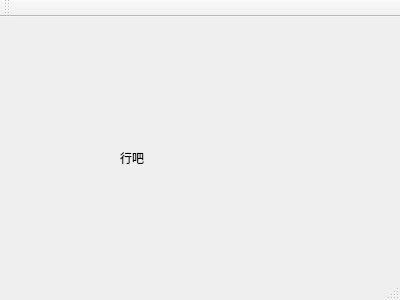
<?xml version="1.0" encoding="UTF-8"?>
<ui version="4.0">
 <class>MainWindow</class>
 <widget class="QMainWindow" name="MainWindow">
  <property name="geometry">
   <rect>
    <x>0</x>
    <y>0</y>
    <width>400</width>
    <height>300</height>
   </rect>
  </property>
  <property name="windowTitle">
   <string>MainWindow</string>
  </property>
  <widget class="QWidget" name="centralWidget">
   <widget class="QLabel" name="label">
    <property name="geometry">
     <rect>
      <x>120</x>
      <y>130</y>
      <width>59</width>
      <height>21</height>
     </rect>
    </property>
    <property name="text">
     <string>行吧</string>
    </property>
   </widget>
  </widget>
  <widget class="QMenuBar" name="menuBar">
   <property name="geometry">
    <rect>
     <x>0</x>
     <y>0</y>
     <width>400</width>
     <height>29</height>
    </rect>
   </property>
  </widget>
  <widget class="QToolBar" name="mainToolBar">
   <attribute name="toolBarArea">
    <enum>TopToolBarArea</enum>
   </attribute>
   <attribute name="toolBarBreak">
    <bool>false</bool>
   </attribute>
  </widget>
  <widget class="QStatusBar" name="statusBar"/>
 </widget>
 <layoutdefault spacing="6" margin="11"/>
 <resources/>
 <connections/>
</ui>
